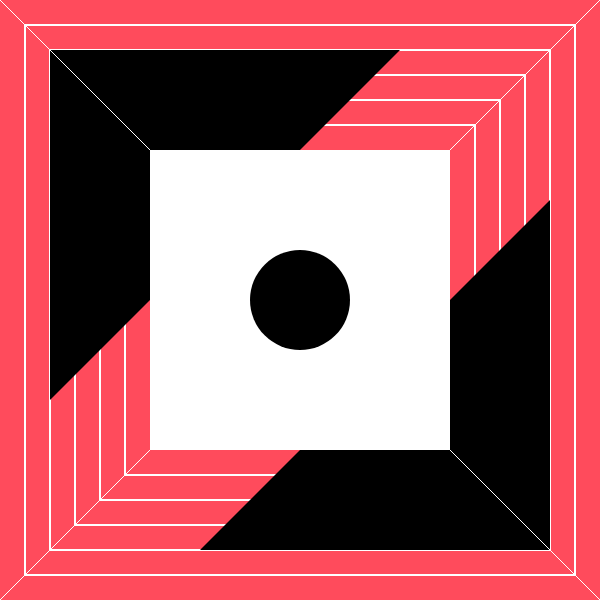
Frame 1 (no input)
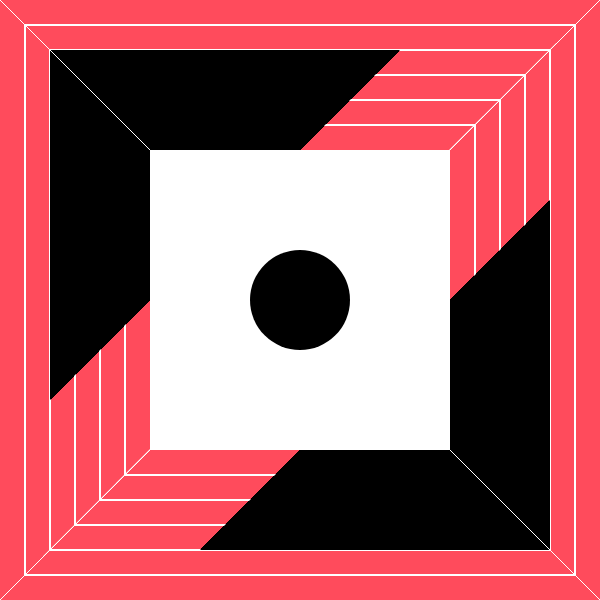
Frame 60 (no input)
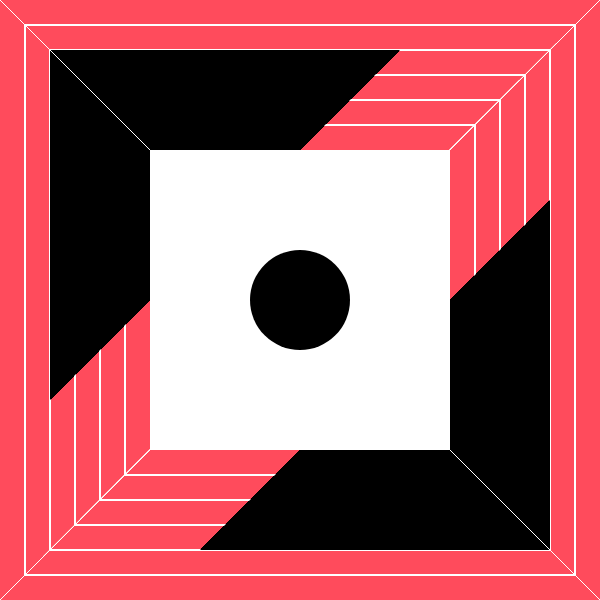
Frame 120 (the mouse pressed at the canvas centre since frame 60)

The p5.js sketch that drew these frames (run headless with seeded random() and noise() and a simulated clock; from frame 60 on, the mouse is pressed at the canvas centre):

// p5.js sketch
// ── sketch.js

function setup() {
  createCanvas(600, 600);
  let c1 = color('#ff4b5c')
  background(c1);
}

function draw() {
  noFill();
  let c3 = color('e0ece4')
  stroke(c3);
  strokeWeight(2);
  rect(25,25,550,550);
  rect(50,50,500,500);
  rect(75,75,450,450);
  rect(100,100,400,400);
  rect(125,125,350,350);
  
  noStroke();
  let c1 = color('#e8e8e8');
  fill(0);
  triangle(50, 50, 400, 50, 50, 400);
  triangle(200, 550, 550, 550, 550, 200);

  fill(c3);
  noStroke();
  rect(150,150,300,300);
  
  stroke(c3);
  strokeWeight(1);
  fill(0);
  line(0, 0, 600, 600);
  line(600, 0, 0, 600);

  noStroke();
  fill(0);
  ellipse(300, 300, 100, 100);
  
}
